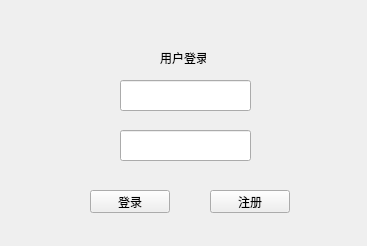
<?xml version="1.0" encoding="UTF-8"?>
<ui version="4.0">
 <class>Widget</class>
 <widget class="QWidget" name="Widget">
  <property name="geometry">
   <rect>
    <x>0</x>
    <y>0</y>
    <width>367</width>
    <height>246</height>
   </rect>
  </property>
  <property name="windowTitle">
   <string>Widget</string>
  </property>
  <widget class="QLabel" name="label">
   <property name="geometry">
    <rect>
     <x>160</x>
     <y>50</y>
     <width>46</width>
     <height>16</height>
    </rect>
   </property>
   <property name="text">
    <string>用户登录</string>
   </property>
  </widget>
  <widget class="QLineEdit" name="userNameLine">
   <property name="geometry">
    <rect>
     <x>120</x>
     <y>80</y>
     <width>131</width>
     <height>31</height>
    </rect>
   </property>
  </widget>
  <widget class="QLineEdit" name="passwordLine">
   <property name="geometry">
    <rect>
     <x>120</x>
     <y>130</y>
     <width>131</width>
     <height>31</height>
    </rect>
   </property>
  </widget>
  <widget class="QPushButton" name="loginPushButton">
   <property name="geometry">
    <rect>
     <x>90</x>
     <y>190</y>
     <width>80</width>
     <height>23</height>
    </rect>
   </property>
   <property name="text">
    <string>登录</string>
   </property>
  </widget>
  <widget class="QPushButton" name="registerPushButton">
   <property name="geometry">
    <rect>
     <x>210</x>
     <y>190</y>
     <width>80</width>
     <height>23</height>
    </rect>
   </property>
   <property name="text">
    <string>注册</string>
   </property>
  </widget>
 </widget>
 <resources/>
 <connections/>
</ui>
